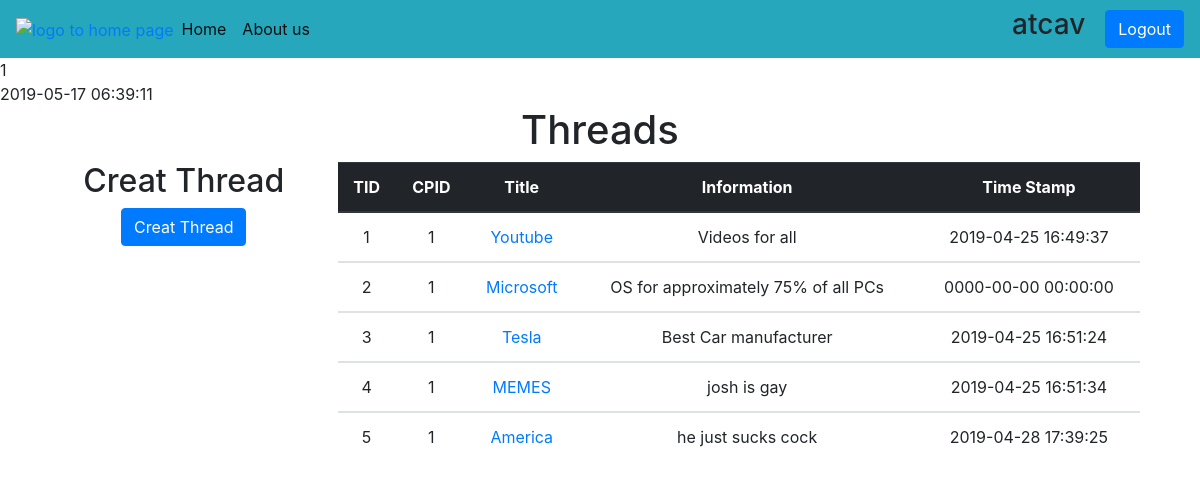
Screenshot of /threads.pro.php (signed in) with the database file from the repository.
### tables this page shows
CREATE TABLE thread (
  TID									INT(11)				NOT NULL  AUTO_INCREMENT,
  CPID								INT(11)				NOT NULL,
  title 							VARCHAR(500)	NOT NULL,
  info                TEXT(1000)    NOT NULL,
  created							TIMESTAMP			NOT NULL,
  PRIMARY KEY (TID),
  FOREIGN KEY (CPID) 	REFERENCES clientprofile(CPID)
);

### mydb/databaseManager/meekrodb.2.3.class.php (called while the page is built, shortened)
<?php
class DB {
  protected static $mdb = null;
  public static function getMDB() {
    $mdb = DB::$mdb;
    if ($mdb === null) {
      $mdb = DB::$mdb = new MeekroDB();
    }
    return $mdb;
  }
  public static function query() { $args = func_get_args(); return call_user_func_array(array(DB::getMDB(), 'query'), $args); }
}
class MeekroDB {
  public $encoding = 'latin1';
  public $connect_options = array(MYSQLI_OPT_CONNECT_TIMEOUT => 30);
  public $internal_mysql = null;
  public function __construct($host=null, $user=null, $password=null, $dbName=null, $port=null, $encoding=null) {
    if ($encoding === null) $encoding = DB::$encoding;
    $this->encoding = $encoding;
  }
  public function get() {
    $mysql = $this->internal_mysql;
    if (!($mysql instanceof MySQLi)) {
      $mysql = new mysqli();
      foreach ($this->connect_options as $key => $value) {
        $mysql->options($key, $value);
      }
      $mysql->set_charset($this->encoding);
      $this->internal_mysql = $mysql;
    }
    return $mysql;
  }
  protected function preparseQueryParams() {
    $args = func_get_args();
    $sql = trim(strval(array_shift($args)));
    $args_all = $args;
    if (count($args_all) == 0) return array($sql);
    $chunkyQuery = array();
    return $chunkyQuery;
  }
  protected function parseQueryParams() {
    $args = func_get_args();
    $chunkyQuery = call_user_func_array(array($this, 'preparseQueryParams'), $args);
    $query = '';
    foreach ($chunkyQuery as $chunk) {
      if (is_string($chunk)) {
        $query .= $chunk;
        continue;
      }
      $result = '';
      $query .= $result;
    }
    return $query;
  }
  protected function prependCall($function, $args, $prepend) { array_unshift($args, $prepend); return call_user_func_array($function, $args); }
  public function query() { $args = func_get_args(); return $this->prependCall(array($this, 'queryHelper'), $args, 'assoc'); }
  protected function queryHelper() {
    $args = func_get_args();
    $type = array_shift($args);
    $db = $this->get();
    $is_buffered = true;
    $row_type = 'assoc';
    $full_names = false;
    $sql = call_user_func_array(array($this, 'parseQueryParams'), $args);
    $result = $db->query($sql, $is_buffered ? MYSQLI_STORE_RESULT : MYSQLI_USE_RESULT);
    $return = array();
    while ($row = ($row_type == 'assoc' ? $result->fetch_assoc() : $result->fetch_row())) {
      $return[] = $row;
    }
    return $return;
  }
}
?>

### threads.pro.php (the view, shortened to what this page needs)
<?php
if (array_key_exists("user", $_SESSION)) {
  include("./layouts/header.php");
  require_once './mydb/databaseManager/meekrodb.2.3.class.php';
  $CPID = $_SESSION['cpid'];
  echo $CPID;
  echo "<br>";
  echo date("Y-m-d H:i:s");
?>
  <h1 class="text-center">Threads</h1>
  <section class="container">
    <div class="row">
      <div class="col-sm-3 text-center">
        <div class="container">
          <h2>Creat Thread</h2>
          <button type="button" class="btn btn-primary" data-toggle="modal" data-target="#myModal">
            Creat Thread
          </button>
        </div>
      </div>
      <div class="col-sm-9 text-center">
        <table class="table">
          <thead class="thead-dark">
          <th>TID</th>
          <th>CPID</th>
          <th>Title</th>
          <th>Information</th>
          <th>Time Stamp</th>
          </thead>
          <?php
            $results = DB::query("SELECT * FROM thread order by TID");
            foreach ($results as $row) {
              ?>
              <tbody>
              <tr>
                <td><?php echo $row['TID'];?></td>
                <td><?php echo $row['CPID'];?></td>
                <td><a href="posts.pro.php?TID=<?php echo $row['TID'];?>"><?php echo $row['title'];?></a></td>
                <td><?php echo $row['info'];?></td>
                <td><?php echo $row['created'];?></td>
              </tr>
              </tbody>
              <?php
            }
          ?>
        </table>
      </div>
    </div>
  </section>
<?php
  include("./layouts/footer.php");
  }else{
  header('location: index.php?pageaccess=forbidden');
  exit;
}
?>

### css/signin.css (style rules this page uses)
html, body { height 100%; }
body { display -ms-flexbox; display flex; -ms-flex-align center; align-items center; padding-top 40px; padding-bottom 40px; background-color #f5f5f5; }

### rows the page displays
thread: TID "1", CPID "1", title "Youtube", info "Videos for all", created "2019-04-25 16:49:37"
thread: TID "2", CPID "1", title "Microsoft", info "OS for approximately 75% of all PCs", created "0000-00-00 00:00:00"
thread: TID "3", CPID "1", title "Tesla", info "Best Car manufacturer", created "2019-04-25 16:51:24"
thread: TID "4", CPID "1", title "MEMES", info "josh is gay", created "2019-04-25 16:51:34"
thread: TID "5", CPID "1", title "America", info "he just sucks cock", created "2019-04-28 17:39:25"

### other values shown
$_SESSION['user'] "atcav"
$CPID "1"
